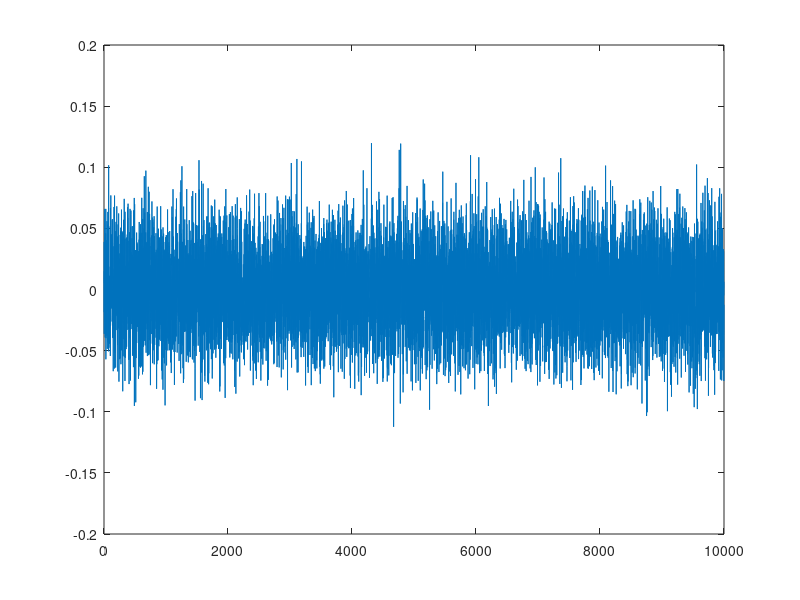
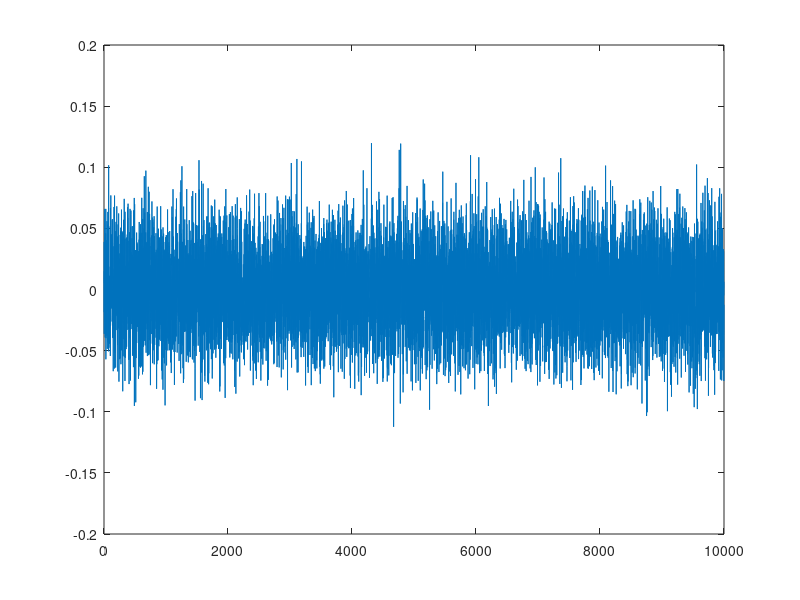
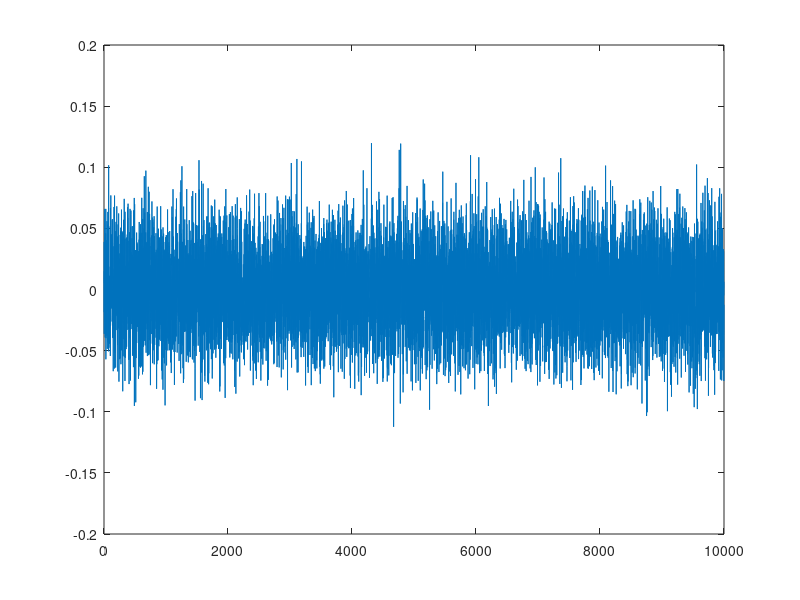
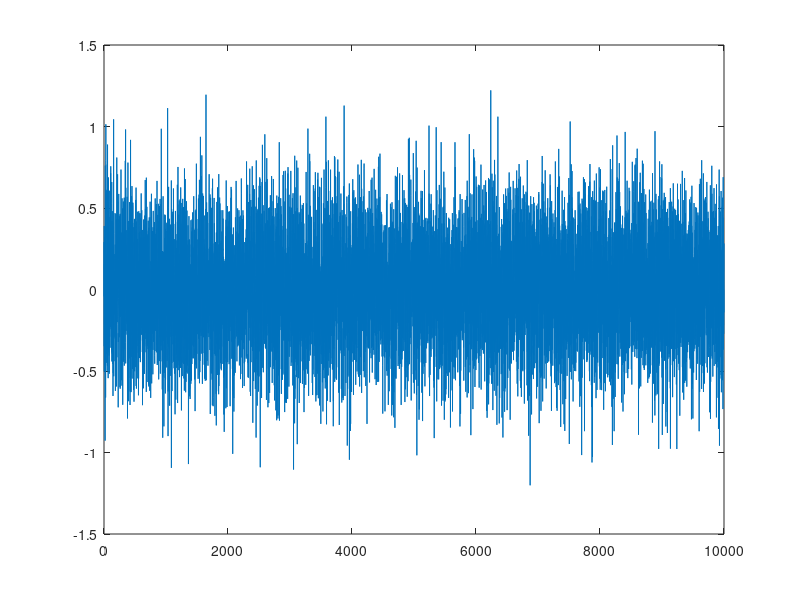

These figures' MATLAB source, in order:
clear all; close all;

N = 10000;
k = [5, 10, 15];
sigma_squared = [0.001, 0.1, 1, 10, 100];
sigma = sqrt(sigma_squared);

for i = 1:length(sigma)
    x = sigma(i).*randn([N, 1]);
    for j = 1:length(k)
        [r, lags] = xcorr(x, k(j));
        plot(x);
        figure;
        set(gcf,'position', [0,0,800, 600]);
        stem(lags, r);
        title(['Gaussian random noise auto-correlation for \sigma^2=',num2str(sigma_squared(i))]);
        xlabel("Lagg");
        ylabel("Auto-correlation value");
    end
end

x = wgn(N, 1, 0);
[r, lags] = xcorr(x, 15);
plot(x);
figure;
set(gcf,'position', [0,0,800, 600]);
stem(lags, r);
title("White Gaussian noise auto-correlation");
xlabel("Lagg");
ylabel("Auto-correlation value");
